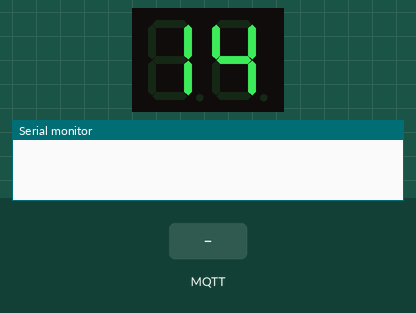
This sketch was run on a simulated Arduino Uno R4 WiFi. Parts: 2-digit seven-segment display, the last lines printed to the serial monitor. Wiring (inferred from the names in the program): 2-digit 7-segment display, segments lit when HIGH: segments D2, D3, D4, D5, D6, D7, D8; digit selects D11, D12. The inputs (shaded band) are chosen by the test bench. WiFi joins after 1.5 s; servers stay silent unless stated; no MQTT or app messages arrive unless stated; the segment pins are drawn as the display they are named for.

Above: at 3.7 s.
3.8 s: MQTT message "5" arrives on the first subscribed topic
At 4.2 s:
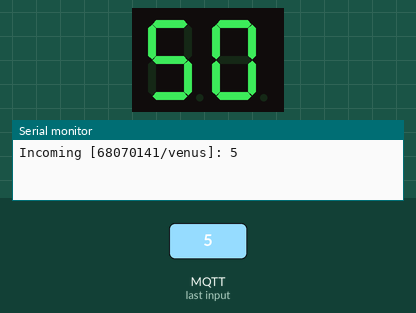
5.3 s: MQTT message "on" arrives on the first subscribed topic
At 6.5 s:
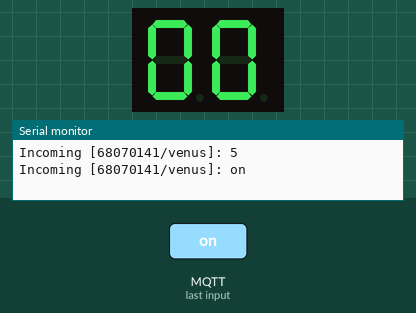
6.8 s: MQTT message "90" arrives on the second subscribed topic
At 7.8 s:
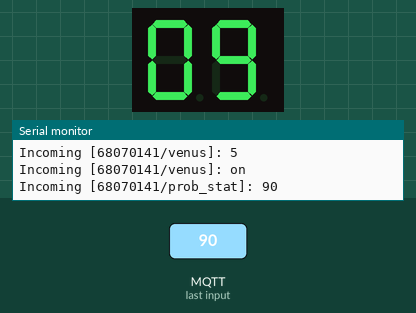
Timing chart, 0 to 9.8 s (numbered marks = the images above; inputs shaded):
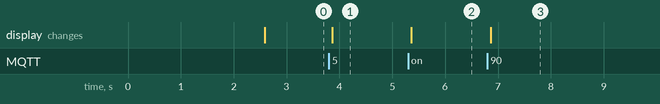

Measured:
- after the input at 3.8 s, the display: changes after 0.06 s (image 1)
- after the input at 5.3 s, the display: changes after 0.06 s (image 2)
- after the input at 6.8 s, the display: changes after 0.06 s (image 3)

The sketch:

Combo09_Sub_To_2Digit_7Segment.ino
```cpp
/*
 * [โจทย์ประยุกต์ Combo 09] MQTT Subscribe -> แสดงตัวเลข 2 หลัก (00 - 99) บน 7-Segment 2 หลัก
 * - ประยุกต์จาก Lab12/7segment_2 โดยทำงานร่วมกับ mqtt.loop() ได้ลื่นไหลไม่กระพริบ!
 * - รับค่าตัวเลข 0 - 99 จาก Topic 68070141/venus หรือ 68070141/prob_stat มาโชว์เป็นเลข 2 หลัก
 */
#include <WiFiS3.h>
#include <MQTTClient.h>

const char WIFI_SSID[]      = "68070141";
const char WIFI_PASSWORD[]  = "nano9753";
const char MQTT_BROKER[]    = "phycom.it.kmitl.ac.th";
const int  MQTT_PORT        = 1883;
const char MQTT_CLIENT_ID[] = "UnoR4_68070141_C09";

const int segments[7]  = {2, 3, 4, 5, 6, 7, 8}; // a, b, c, d, e, f, g
const int leftSegment  = 11;
const int rightSegment = 12;

const int digitPatterns[10][7] = {
  {1, 1, 1, 1, 1, 1, 0}, // 0
  {0, 1, 1, 0, 0, 0, 0}, // 1
  {1, 1, 0, 1, 1, 0, 1}, // 2
  {1, 1, 1, 1, 0, 0, 1}, // 3
  {0, 1, 1, 0, 0, 1, 1}, // 4
  {1, 0, 1, 1, 0, 1, 1}, // 5
  {1, 0, 1, 1, 1, 1, 1}, // 6
  {1, 1, 1, 0, 0, 0, 0}, // 7
  {1, 1, 1, 1, 1, 1, 1}, // 8
  {1, 1, 1, 1, 0, 1, 1}  // 9
};

int currentNumber = 41; // ค่าเริ่มต้นที่จะแสดงบนจอ 2 หลัก

WiFiClient network;
MQTTClient mqtt(256);

void displaySide(int digit, int activeSegment) {
  digitalWrite(leftSegment,  activeSegment == leftSegment  ? HIGH : LOW);
  digitalWrite(rightSegment, activeSegment == rightSegment ? HIGH : LOW);
  for (int i = 0; i < 7; i++) {
    digitalWrite(segments[i], digitPatterns[digit][i] ? HIGH : LOW);
  }
}

void messageReceived(String &topic, String &payload) {
  Serial.println("Incoming [" + topic + "]: " + payload);
  currentNumber = constrain(payload.toInt(), 0, 99);
}

void connectToWiFiAndMQTT() {
  while (WiFi.status() != WL_CONNECTED) { WiFi.begin(WIFI_SSID, WIFI_PASSWORD); delay(1000); }
  while (!mqtt.connect(MQTT_CLIENT_ID)) { delay(500); }
  mqtt.subscribe("68070141/venus");
  mqtt.subscribe("68070141/prob_stat");
}

void setup() {
  Serial.begin(9600);
  for (int i = 0; i < 7; i++) pinMode(segments[i], OUTPUT);
  pinMode(leftSegment, OUTPUT);
  pinMode(rightSegment, OUTPUT);

  mqtt.begin(MQTT_BROKER, MQTT_PORT, network);
  mqtt.onMessage(messageReceived);
  connectToWiFiAndMQTT();
}

void loop() {
  mqtt.loop();
  if (!mqtt.connected()) connectToWiFiAndMQTT();

  // สลับแสดงหลักสิบและหลักหน่วยด้วยความเร็วสูง (Multiplexing)
  int tens = (currentNumber / 10) % 10;
  int ones = currentNumber % 10;
  displaySide(tens, rightSegment);
  delay(5);
  displaySide(ones, leftSegment);
  delay(5);
}
```
